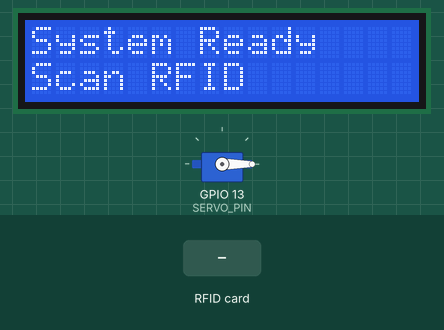
Simulated run of this sketch. Board: ESP32. Shown: 16×2 character LCD, servo. The test bench sets the inputs (shaded band). WiFi joins after 1.5 s; servers stay silent unless stated; what the sketch prints to the serial monitor is not drawn.

Above: at 11.0 s.
11.1 s: RFID card 9A ED 8A 3F held to the reader
At 12.5 s:
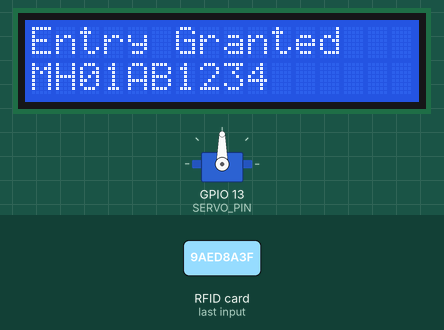
15.6 s: RFID card 87 65 43 21 held to the reader
At 18.3 s:
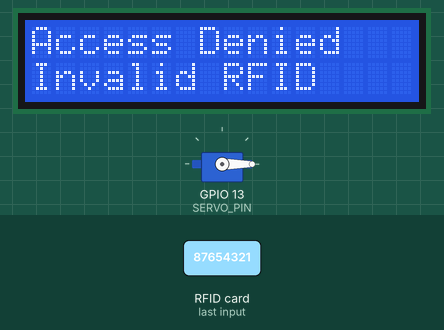
18.6 s: RFID card 03 BC 1C DA held to the reader
At 23.3 s:
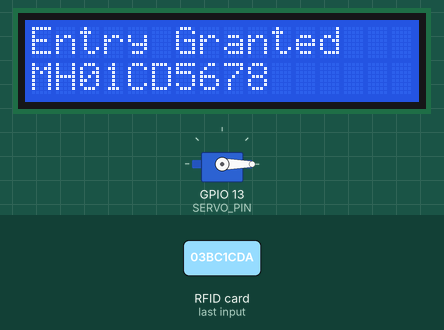
23.7 s: RFID card 9A ED 8A 3F held to the reader
At 25.9 s:
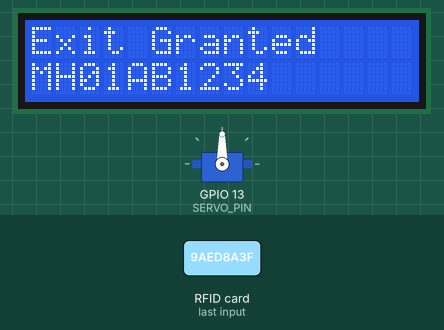
29.7 s: RFID card 03 BC 1C DA held to the reader
At 31.9 s:
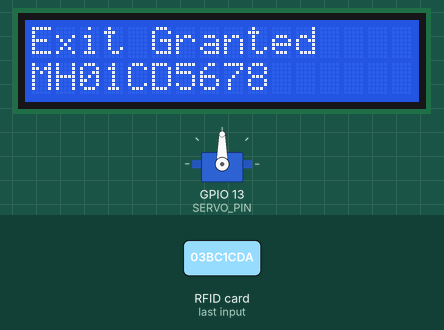
Timing chart, 0 to 36.0 s (numbered marks = the images above; inputs shaded):
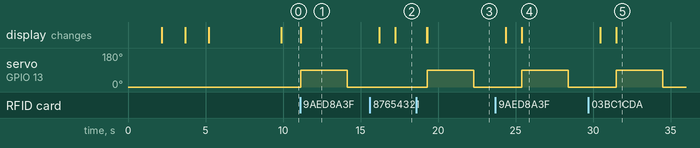

Measured:
- after the input at 11.1 s, servo on GPIO 13 (SERVO_PIN): 0° → 90° at once, → 0° 3.0 s later; the display: changes at once (image 1)
- after the input at 15.6 s, the display: first differs from a run without the input after 1.6 s (image 2)
- after the input at 18.6 s, servo on GPIO 13 (SERVO_PIN): 0° → 90° after 0.70 s, → 0° 3.0 s later; the display: first differs from a run without the input after 0.70 s (image 3)
- after the input at 23.7 s, servo on GPIO 13 (SERVO_PIN): 0° → 90° after 1.7 s, → 0° 3.0 s later; the display: first differs from a run without the input after 1.7 s (image 4)
- after the input at 29.7 s, servo on GPIO 13 (SERVO_PIN): 0° → 90° after 1.8 s, → 0° 3.0 s later; the display: first differs from a run without the input after 1.8 s (image 5)

The sketch:

parkingsyscode.ino
```cpp
#include <WiFi.h>
#include <SPI.h>
#include <MFRC522.h>
#include <Wire.h>
#include <LiquidCrystal_I2C.h>
#include <ESP32Servo.h>
#include <Firebase_ESP_Client.h>
// =====================================================
// WIFI
// =====================================================
#define WIFI_SSID "TP link"
#define WIFI_PASSWORD "87654321"
// =====================================================
// FIREBASE
// =====================================================
#define API_KEY "AIzaSyAsXN03thBp16wPMpYLUCkA4-47fTrZ1Wg"
#define DATABASE_URL "https://smart-parking-system-ce530-default-rtdb.asia-southeast1.firebasedatabase.app/"
// Firebase objects
FirebaseData fbdo;
FirebaseAuth auth;
FirebaseConfig config;
// =====================================================
// RFID RC522
// =====================================================
#define RFID_SS 5
#define RFID_RST 4
MFRC522 rfid(RFID_SS, RFID_RST);
// =====================================================
// 16x2 I2C LCD
// =====================================================
#define LCD_SDA 21
#define LCD_SCL 22
LiquidCrystal_I2C lcd(0x27, 16, 2);
// =====================================================
// SERVO
// =====================================================
#define SERVO_PIN 13
Servo gateServo;
// =====================================================
// PARKING SETTINGS
// =====================================================
const int TOTAL_CAPACITY = 4;
int occupiedSlots = 0;
int availableSlots = TOTAL_CAPACITY;
// =====================================================
// REGISTERED VEHICLES
// =====================================================
String vehicleUID[] = {
  "9A ED 8A 3F",
  "03 BC 1C DA",
  "AA BB CC DD",
  "11 22 33 44",
  "08 12 55 91",
  "08 6B 80 4A"
};

String vehicleNumber[] = {
  "MH01AB1234",
  "MH01CD5678",
  "MH01EF9012",
  "MH01GH3456",
  "MH01IJ7890",
  "MH01KL1234"
};

bool vehicleInside[6] = {false, false, false, false, false, false};

const int TOTAL_VEHICLES = 6;
// =====================================================
// GET RFID UID
// =====================================================
String getRFIDUID()
{
  String uid = "";
  for (byte i = 0; i < rfid.uid.size; i++)
  {
    if (rfid.uid.uidByte[i] < 0x10)
    {
      uid += "0";
    }
    uid += String(rfid.uid.uidByte[i], HEX);

    if (i < rfid.uid.size - 1)
    {
      uid += " ";
    }
  }
  uid.toUpperCase();
  return uid;
}
// =====================================================
// DISPLAY PARKING STATUS
// =====================================================
void displayParkingStatus()
{
  lcd.clear();
  lcd.setCursor(0, 0);
  lcd.print("Available: ");
  lcd.print(availableSlots);
  lcd.setCursor(0, 1);
  lcd.print("Occupied: ");
  lcd.print(occupiedSlots);
}
// =====================================================
// OPEN GATE
// =====================================================
void openGate()
{
  Serial.println("Opening Gate");
  gateServo.write(90);
  delay(3000);
  Serial.println("Closing Gate");
  gateServo.write(0);
}
// =====================================================
// CONNECT TO WIFI
// =====================================================
void connectWiFi()
{
  Serial.println();
  Serial.println("Connecting to WiFi...");
  lcd.clear();
  lcd.setCursor(0, 0);
  lcd.print("Connecting WiFi");
  WiFi.begin(WIFI_SSID, WIFI_PASSWORD);
  while (WiFi.status() != WL_CONNECTED)
  {
    delay(500);
    Serial.print(".");
  }
  Serial.println();
  Serial.println("WiFi Connected");
  Serial.print("IP Address: ");
  Serial.println(WiFi.localIP());
  lcd.clear();
  lcd.setCursor(0, 0);
  lcd.print("WiFi Connected");
  delay(1500);
}
// =====================================================
// FIREBASE LOGIN
// =====================================================
bool connectFirebase()
{
  Serial.println();
  Serial.println("Connecting to Firebase...");
  lcd.clear();
  lcd.setCursor(0, 0);
  lcd.print("Firebase");
  lcd.setCursor(0, 1);
  lcd.print("Connecting...");
  // Firebase configuration
  config.api_key = API_KEY;
  config.database_url = DATABASE_URL;
  // Anonymous authentication
  if (Firebase.signUp(
        &config,
        &auth,
        "",
        ""))
  {
    Serial.println("Firebase Anonymous Login Successful");
  }
  else
  {
    Serial.println("Firebase Anonymous Login Failed");
    Serial.print("Error: ");
    Serial.println(
      config.signer.signupError.message.c_str()
    );
    lcd.clear();
    lcd.setCursor(0, 0);
    lcd.print("Firebase Error");
    delay(3000);
    return false;
  }
  // Start Firebase
  Firebase.begin(
    &config,
    &auth
  );
  Firebase.reconnectWiFi(true);
  Serial.println("Firebase Initialized");
  // Wait for Firebase to become ready
  unsigned long startTime = millis();
  while (!Firebase.ready() &&
         millis() - startTime < 10000)
  {
    Serial.print(".");
    delay(500);
  }
  Serial.println();
  if (Firebase.ready())
  {
    Serial.println("Firebase Ready");
    lcd.clear();
    lcd.setCursor(0, 0);
    lcd.print("Firebase Ready");
    delay(1500);
    return true;
  }
  else
  {
    Serial.println("Firebase NOT Ready");
    lcd.clear();
    lcd.setCursor(0, 0);
    lcd.print("Firebase Failed");
    delay(2000);
    return false;
  }
}
// =====================================================
// UPDATE PARKING DATA TO FIREBASE
// =====================================================
void updateFirebase()
{
  if (!Firebase.ready())
  {
    Serial.println("Firebase not ready");
    return;
  }
  bool result;
  // Total Capacity
  result = Firebase.RTDB.setInt(
    &fbdo,
    "/parking/totalCapacity",
    TOTAL_CAPACITY
  );
  if (!result)
  {
    Serial.print("Capacity Error: ");
    Serial.println(
      fbdo.errorReason()
    );
  }
  // Occupied
  result = Firebase.RTDB.setInt(
    &fbdo,
    "/parking/occupied",
    occupiedSlots
  );
  if (!result)
  {
    Serial.print("Occupied Error: ");
    Serial.println(
      fbdo.errorReason()
    );
  }
  // Available
  result = Firebase.RTDB.setInt(
    &fbdo,
    "/parking/available",
    availableSlots
  );
  if (!result)
  {
    Serial.print("Available Error: ");
    Serial.println(
      fbdo.errorReason()
    );
  }
  Serial.println(
    "Firebase Parking Data Updated"
  );
}
// =====================================================
// SAVE VEHICLE INFORMATION
// =====================================================
void updateVehicleData(int index)
{
  if (!Firebase.ready())
  {
    return;
  }
  String path =
    "/vehicles/" +
    String(index + 1);
  Firebase.RTDB.setString(
    &fbdo,
    path + "/rfid",
    vehicleUID[index]
  );
  Firebase.RTDB.setString(
    &fbdo,
    path + "/vehicleNumber",
    vehicleNumber[index]
  );
  Firebase.RTDB.setBool(
    &fbdo,
    path + "/inside",
    vehicleInside[index]
  );
}
// =====================================================
// SAVE ACCESS LOG
// =====================================================
void saveAccessLog(
  String uid,
  String vehicle,
  String action
)
{
  if (!Firebase.ready())
  {
    return;
  }
  FirebaseJson json;
  json.set(
    "rfid",
    uid
  );
  json.set(
    "vehicleNumber",
    vehicle
  );
  json.set(
    "action",
    action
  );
  json.set(
    "occupied",
    occupiedSlots
  );
  json.set(
    "available",
    availableSlots
  );
  json.set(
    "timestamp",
    millis()
  );
  if (Firebase.RTDB.pushJSON(
        &fbdo,
        "/accessLogs",
        &json))
  {
    Serial.println(
      "Access Log Saved"
    );
  }
  else
  {
    Serial.print(
      "Log Error: "
    );
    Serial.println(
      fbdo.errorReason()
    );
  }
}
// =====================================================
// SETUP
// =====================================================
void setup()
{
  Serial.begin(115200);
  // ===================================================
  // LCD
  // ===================================================
  Wire.begin(
    LCD_SDA,
    LCD_SCL
  );
  lcd.init();
  lcd.backlight();
  lcd.clear();
  lcd.setCursor(0, 0);
  lcd.print("SMART PARKING");
  lcd.setCursor(0, 1);
  lcd.print("Initializing...");
  delay(2000);
  // ===================================================
  // RFID
  // ===================================================
  SPI.begin(
    18,
    19,
    23,
    RFID_SS
  );
  rfid.PCD_Init();
  Serial.println(
    "RC522 Initialized"
  );
  // ===================================================
  // SERVO
  // ===================================================
  gateServo.attach(
    SERVO_PIN
  );
  gateServo.write(0);
  // ===================================================
  // WIFI
  // ===================================================
  connectWiFi();
  // ===================================================
  // FIREBASE
  // ===================================================
  bool firebaseConnected =
    connectFirebase();
  // ===================================================
  // INITIAL DATABASE UPDATE
  // ===================================================
  if (firebaseConnected)
  {
    updateFirebase();
    // =================================================
    // INITIAL VEHICLE DATA
    // =================================================
    for (
      int i = 0;
      i < TOTAL_VEHICLES;
      i++
    )
    {
      updateVehicleData(i);
    }
  }
  // ===================================================
  // READY
  // ===================================================
  lcd.clear();
  lcd.setCursor(0, 0);
  lcd.print("System Ready");
  lcd.setCursor(0, 1);
  lcd.print("Scan RFID");
  Serial.println();
  Serial.println(
    "=========================="
  );
  Serial.println(
    " SMART PARKING SYSTEM"
  );
  Serial.println(
    "=========================="
  );
  Serial.println(
    "System Ready"
  );
}
// =====================================================
// LOOP
// =====================================================
void loop()
{
  // ===================================================
  // CHECK RFID CARD
  // ===================================================
  if (!rfid.PICC_IsNewCardPresent())
  {
    return;
  }
  if (!rfid.PICC_ReadCardSerial())
  {
    return;
  }
  // ===================================================
  // GET UID
  // ===================================================
  String uid =
    getRFIDUID();
  Serial.println();
  Serial.println(
    "=========================="
  );
  Serial.print(
    "RFID UID: "
  );
  Serial.println(uid);
  // ===================================================
  // FIND VEHICLE
  // ===================================================
  int vehicleIndex = -1;
  for (
    int i = 0;
    i < TOTAL_VEHICLES;
    i++
  )
  {
    if (uid == vehicleUID[i])
    {
      vehicleIndex = i;
      break;
    }
  }
  // ===================================================
  // INVALID RFID
  // ===================================================
  if (vehicleIndex == -1)
  {
    Serial.println(
      "ACCESS DENIED"
    );
    lcd.clear();
    lcd.setCursor(0, 0);
    lcd.print("Access Denied");
    lcd.setCursor(0, 1);
    lcd.print("Invalid RFID");
    delay(2000);
    displayParkingStatus();
    rfid.PICC_HaltA();
    rfid.PCD_StopCrypto1();
    return;
  }
  // ===================================================
  // VEHICLE ENTRY
  // ===================================================
  if (
    vehicleInside[vehicleIndex]
    == false
  )
  {
    Serial.println(
      "Vehicle Entry"
    );
    Serial.print(
      "Vehicle: "
    );
    Serial.println(
      vehicleNumber[vehicleIndex]
    );
    // Check parking availability
    if (availableSlots > 0)
    {
      // Update software counter
      vehicleInside[
        vehicleIndex
      ] = true;
      occupiedSlots++;
      availableSlots--;
      // LCD
      lcd.clear();
      lcd.setCursor(0, 0);
      lcd.print("Entry Granted");
      lcd.setCursor(0, 1);
      lcd.print(
        vehicleNumber[
          vehicleIndex
        ]
      );
      Serial.println(
        "ACCESS GRANTED"
      );
      // Open gate
      openGate();
      // Firebase
      updateFirebase();
      updateVehicleData(
        vehicleIndex
      );
      saveAccessLog(
        uid,
        vehicleNumber[
          vehicleIndex
        ],
        "ENTRY"
      );
      delay(1000);
      displayParkingStatus();
    }
    else
    {
      // =================================================
      // PARKING FULL
      // =================================================
      Serial.println(
        "PARKING FULL"
      );
      lcd.clear();
      lcd.setCursor(0, 0);
      lcd.print("Parking FULL");
      lcd.setCursor(0, 1);
      lcd.print("Access Denied");
      delay(2000);
      displayParkingStatus();
    }
  }
  // ===================================================
  // VEHICLE EXIT
  // ===================================================
  else
  {
    Serial.println(
      "Vehicle Exit"
    );
    Serial.print(
      "Vehicle: "
    );
    Serial.println(
      vehicleNumber[vehicleIndex]
    );
    // Update software counter
    vehicleInside[
      vehicleIndex
    ] = false;
    occupiedSlots--;
    availableSlots++;
    // LCD
    lcd.clear();
    lcd.setCursor(0, 0);
    lcd.print("Exit Granted");
    lcd.setCursor(0, 1);
    lcd.print(
      vehicleNumber[
        vehicleIndex
      ]
    );
    Serial.println(
      "EXIT GRANTED"
    );
    // Open gate
    openGate();
    // Firebase
    updateFirebase();
    updateVehicleData(
      vehicleIndex
    );
    saveAccessLog(
      uid,
      vehicleNumber[
        vehicleIndex
      ],
      "EXIT"
    );
    delay(1000);
    displayParkingStatus();
  }
  // ===================================================
  // STOP RFID
  // ===================================================
  rfid.PICC_HaltA();
  rfid.PCD_StopCrypto1();
  delay(1000);
}
```
